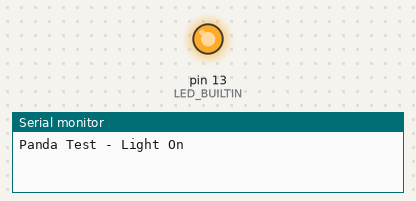
A sketch run on a simulated Arduino Uno, built with avr-gcc and run on an emulated ATmega328P. Parts: output pins drawn as LEDs (lit = HIGH), the last lines printed to the serial monitor.

Above: at 0.5 s.
At 5.0 s:
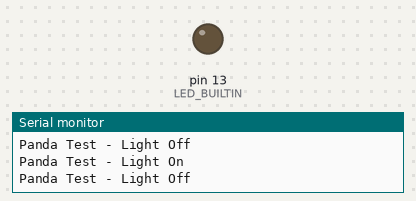
Timing chart, 0 to 6.9 s (numbered marks = the images above):
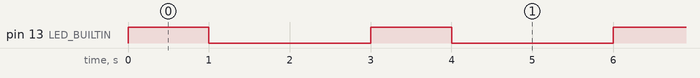

The sketch:

bulitin_LED_flashing.ino
```cpp
//默认延迟秒数
const int delaySecond = 1;

//开灯
void trun_off_the_lights(int delaySecond)
{
  // Turn the LED on (Note that LOW is the voltage level
  digitalWrite(LED_BUILTIN, LOW);
}

//关灯
void trun_on_the_lights(int delaySecond)
{
  // Turn the LED off by making the voltage HIGH
  digitalWrite(LED_BUILTIN, HIGH);
}

void setup() {
  // Initialize the LED_BUILTIN pin as an output
  pinMode(LED_BUILTIN, OUTPUT);
  Serial.begin(9600);
}

// the loop function runs over and over again forever
void loop() {
  Serial.println("Panda Test - Light On");
  trun_on_the_lights(delaySecond);
  // Wait
  delay(delaySecond * 1000);

  Serial.println("Panda Test - Light Off");
  trun_off_the_lights(delaySecond);
  // Wait
  delay(delaySecond * 2000);

}
```

Measured:
- by itself, pin 13 (LED_BUILTIN): alternates HIGH for 1.0 s and LOW for 2.0 s
